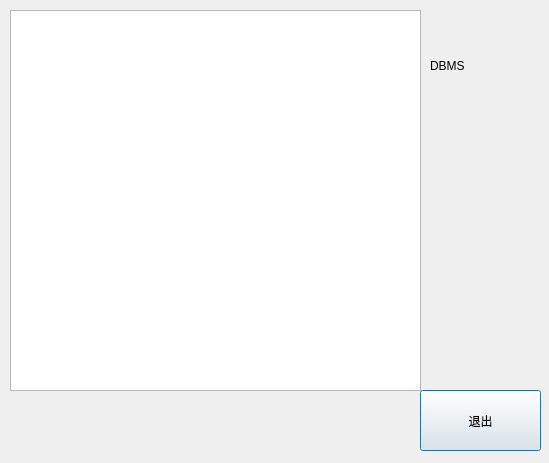
<?xml version="1.0" encoding="UTF-8"?>
<ui version="4.0">
 <class>logdialog</class>
 <widget class="QDialog" name="logdialog">
  <property name="geometry">
   <rect>
    <x>0</x>
    <y>0</y>
    <width>549</width>
    <height>463</height>
   </rect>
  </property>
  <property name="windowTitle">
   <string>logdialog</string>
  </property>
  <property name="styleSheet">
   <string notr="true">font: 10pt &quot;方正粗黑宋简体&quot;;</string>
  </property>
  <widget class="QPushButton" name="pushButton">
   <property name="geometry">
    <rect>
     <x>420</x>
     <y>390</y>
     <width>121</width>
     <height>61</height>
    </rect>
   </property>
   <property name="styleSheet">
    <string notr="true">font: 10pt &quot;方正粗黑宋简体&quot;;</string>
   </property>
   <property name="text">
    <string>退出</string>
   </property>
  </widget>
  <widget class="QTextEdit" name="textEdit">
   <property name="geometry">
    <rect>
     <x>10</x>
     <y>10</y>
     <width>411</width>
     <height>381</height>
    </rect>
   </property>
  </widget>
  <widget class="QLabel" name="label">
   <property name="geometry">
    <rect>
     <x>430</x>
     <y>20</y>
     <width>111</width>
     <height>91</height>
    </rect>
   </property>
   <property name="styleSheet">
    <string notr="true">font: 24pt &quot;华文隶书&quot;;</string>
   </property>
   <property name="text">
    <string>DBMS</string>
   </property>
  </widget>
 </widget>
 <resources/>
 <connections/>
</ui>
